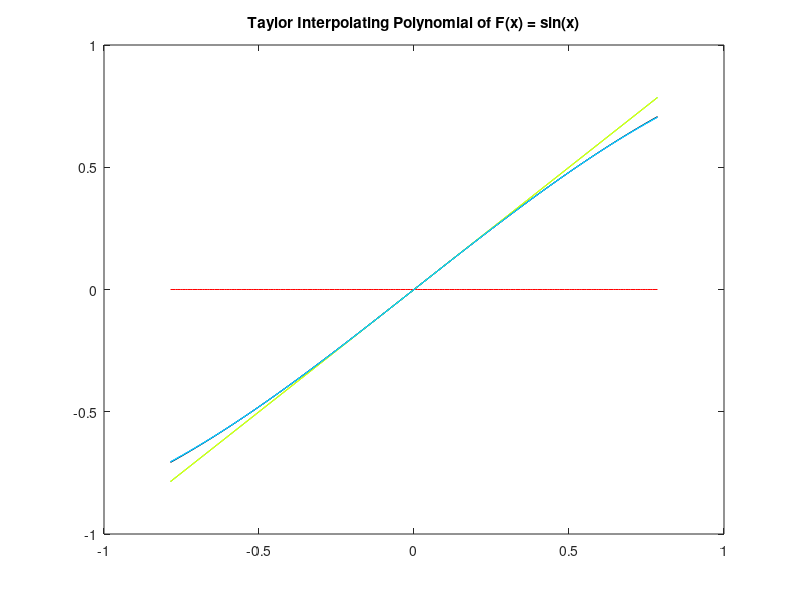

Reproduce this figure in MATLAB.
% 
% Interpolating Polynomial for f(x) = sin(x) 
%

clear all; 

a = -pi/4;
b = pi/4;

n = 200; 
x = linspace(a,b,n);

y0 = zeros(n,1); 
y1 = zeros(n,1); 
y2 = zeros(n,1); 
y3 = zeros(n,1); 
y4 = zeros(n,1);

y = sin(x); 

plot(x,y,'black'); 

hold on;

for i=1:n
    y0(i) = 0;
end

%y0 = 0.0; 
y1 = 0 + x; 
y2 = 0 + x + 0; 
y3 = 0 + x + 0 - x.^3/6; 
y4 = 0 + x + 0 - x.^3/6 + 0;

plot(x,y0,'r-'); 
plot(x,y1,'g-'); 
plot(x,y2,'y-');
plot(x,y3,'b-');
plot(x,y4,'c-');

title('Taylor Interpolating Polynomial of F(x) = sin(x)'); 
